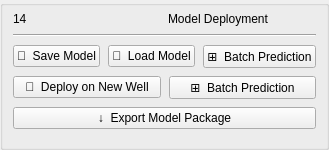
          <widget class="QGroupBox" name="grpModelDeploy">
           <property name="title"><string></string></property>
           <property name="minimumWidth"><number>200</number></property>
           <layout class="QVBoxLayout" name="s14VL">
            <property name="spacing"><number>8</number></property>
            <property name="leftMargin">
      <number>10</number>
     </property>
     <property name="topMargin">
      <number>6</number>
     </property>
     <property name="rightMargin">
      <number>10</number>
     </property>
     <property name="bottomMargin">
      <number>8</number>
     </property>
            <item>
             <layout class="QHBoxLayout" name="s14TitleHL">
              <property name="spacing"><number>6</number></property>
              <item><widget class="QLabel" name="sec14Num"><property name="objectName"><string>secNum</string></property><property name="text"><string>14</string></property></widget></item>
              <item><widget class="QLabel" name="sec14Title"><property name="objectName"><string>secTitle</string></property><property name="text"><string>Model Deployment</string></property></widget></item>
             </layout>
            </item>
            <item><widget class="QFrame" name="s14Div"><property name="frameShape"><enum>QFrame::HLine</enum></property><property name="frameShadow"><enum>QFrame::Sunken</enum></property></widget></item>
            <!-- Row 1: Save + Load -->
            <item>
             <layout class="QHBoxLayout" name="s14Row1HL">
              <property name="spacing"><number>8</number></property>
              <item>
               <widget class="QPushButton" name="btnSaveModel">
                <property name="objectName"><string>btnSaveModel</string></property>
                <property name="text"><string>💾  Save Model</string></property>
               </widget>
              </item>
              <item>
               <widget class="QPushButton" name="btnLoadModel">
                <property name="objectName"><string>btnLoadModel</string></property>
                <property name="text"><string>📂  Load Model</string></property>
               </widget>
              </item>
              <item>
               <widget class="QPushButton" name="btnBatchPred1">
                <property name="objectName"><string>btnBatch</string></property>
                <property name="text"><string>⊞  Batch Prediction</string></property>
               </widget>
              </item>
             </layout>
            </item>
            <!-- Row 2: Deploy + Batch -->
            <item>
             <layout class="QHBoxLayout" name="s14Row2HL">
              <property name="spacing"><number>8</number></property>
              <item>
               <widget class="QPushButton" name="btnDeployNewWell">
                <property name="objectName"><string>btnDeploy</string></property>
                <property name="text"><string>🚀  Deploy on New Well</string></property>
               </widget>
              </item>
              <item>
               <widget class="QPushButton" name="btnBatchPred2">
                <property name="objectName"><string>btnBatch</string></property>
                <property name="text"><string>⊞  Batch Prediction</string></property>
               </widget>
              </item>
             </layout>
            </item>
            <!-- Export -->
            <item>
             <widget class="QPushButton" name="btnExportPkg">
              <property name="objectName"><string>btnExportPkg</string></property>
              <property name="text"><string>↓  Export Model Package</string></property>
             </widget>
            </item>
            <item>
             <spacer>
              <property name="orientation"><enum>Qt::Vertical</enum></property>
              <property name="sizeHint" stdset="0"><size><width>20</width><height>10</height></size></property>
             </spacer>
            </item>
           </layout>
          </widget>
